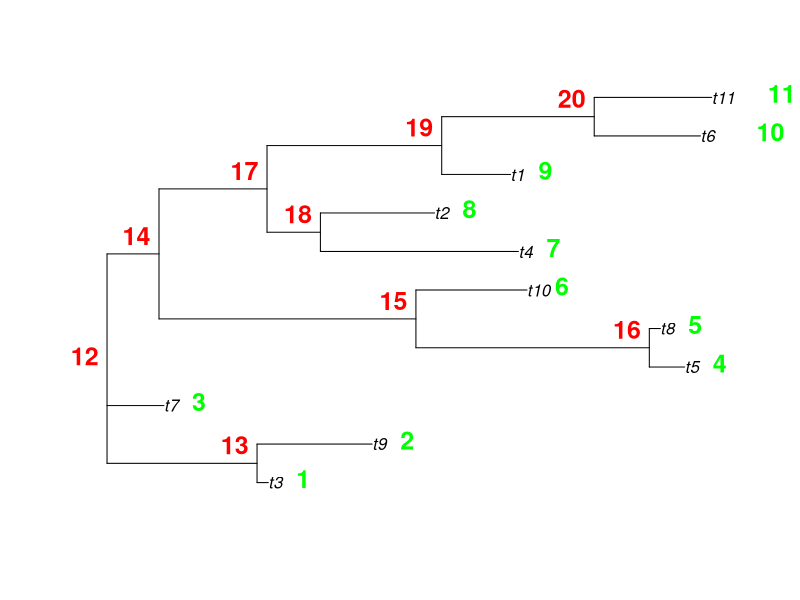

R code for this plot: (Note: this script raises an error after producing the figure.)
library(ape)
library(dplyr)

# Initialisation de l'arbre ####
ori = rtree(11, rooted = FALSE)
(q1 = summary(ori$edge.length)[2])

# Visualisation de l'arbre
par(xpd = TRUE) # Permettre à la légende de sortir du cadre de la figure
plot(ori)
nodelabels(adj = c(1.3,-0.5), frame = "n", cex = 1.5, font = 2, col="red")
tiplabels(adj = c(-2,0.3), frame = "n", cex = 1.5, font = 2, col="green")

# Métriques et repères sur l'arbre
nbFeuilles = length(ori$tip.label)
numNoeuds = Nnode(ori) + nbFeuilles

# Data frame des edges
df = as.data.frame(ori$edge)
df = df %>%
  rename("from"="V1","to"="V2")

root = nbFeuilles + 1

newick(17, df)


newick <- function (noeud, df){
     current = filter(df, from == noeud)
     nwk = "("
     
       for (i in current[,2]){
           print(i)
        
         # Si l'enfant est le dernier
         if (i == current[length(current[,2]), 2]){ 
           
           if (i %in% 1:nbFeuilles)  nwk = paste0(nwk,i,")")
           else nwk = paste0(nwk,"(",newick(i, df),")")
         
         } else {
           
           if (i %in% 1:nbFeuilles)  nwk = paste0(nwk,i,",")
           else nwk = paste0(nwk,"(",newick(i, df),"),")
           
         }  
              }
     return(nwk)
  }

  
